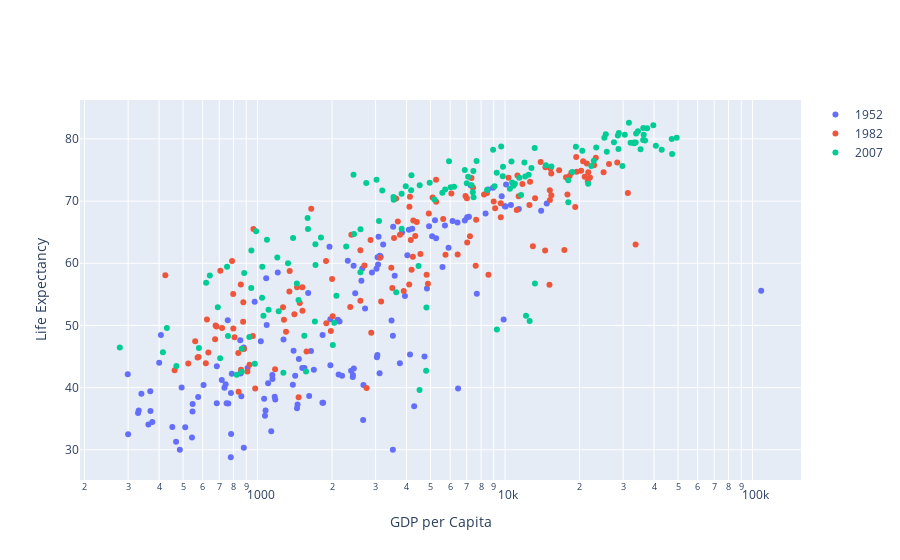

The notebook cell this image was saved under:
### Code cell
# Learn about API authentication here: https://plot.ly/pandas/getting-started
# Find your api_key here: https://plot.ly/settings/api

import chart_studio.plotly as py
import pandas as pd
import plotly

plotly.offline.init_notebook_mode(connected=True)
df = pd.read_csv('http://www.stat.ubc.ca/~jenny/notOcto/STAT545A/examples/gapminder/data/gapminderDataFiveYear.txt', sep='\t')
# df2007 = df[df.year==2007]
# df1952 = df[df.year==1952]
df.head(2)

fig = {
    'data': [
        {
            'x': df[df['year']==year]['gdpPercap'],
            'y': df[df['year']==year]['lifeExp'],
            'name': year, 'mode': 'markers',
        } for year in [1952, 1982, 2007]
    ],
    'layout': {
        'xaxis': {'title': 'GDP per Capita', 'type': 'log'},
        'yaxis': {'title': "Life Expectancy"}
    }
}

# IPython notebook
plotly.offline.iplot(fig, filename='pandas/grouped-scatter')

# url = py.plot(fig, filename='pandas/grouped-scatter')

### Figure 1 — Plotly figure (JSON) as saved in the notebook; plotly's stock layout.template omitted (floating-point values rounded to 4 significant figures; data arrays with more than 128 entries replaced by an {"elided": "..."} marker saying what was removed)
{"data": [{"mode": "markers", "name": "1952", "type": "scatter", "x": {"elided": "142 float values"}, "y": {"elided": "142 float values"}}, {"mode": "markers", "name": "1982", "type": "scatter", "x": {"elided": "142 float values"}, "y": {"elided": "142 float values"}}, {"mode": "markers", "name": "2007", "type": "scatter", "x": {"elided": "142 float values"}, "y": {"elided": "142 float values"}}], "layout": {"xaxis": {"title": {"text": "GDP per Capita"}, "type": "log"}, "yaxis": {"title": {"text": "Life Expectancy"}}}}
